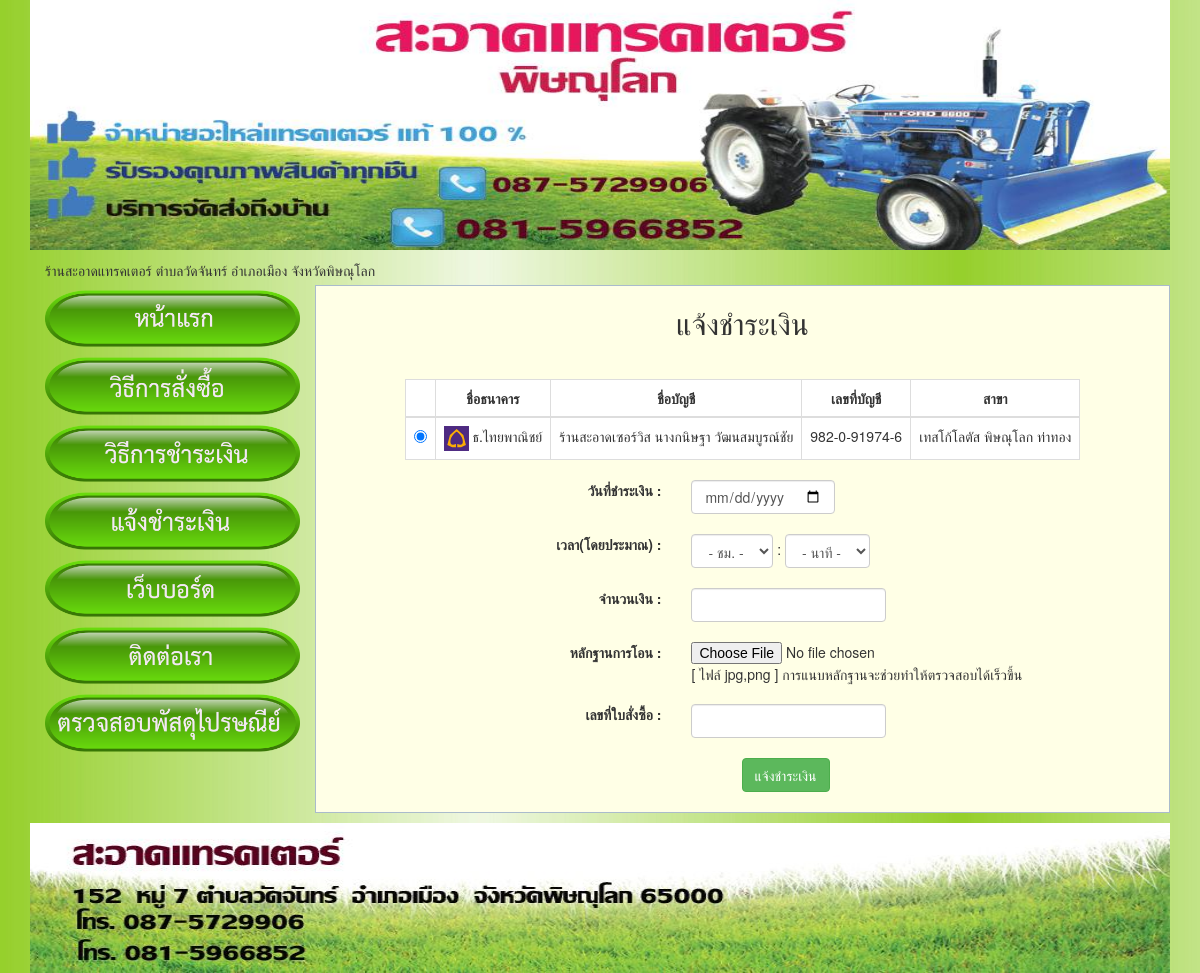
Screenshot of /informpayment.php with the database file from the repository.
### tables this page shows
CREATE TABLE `tb_infobank` (
  `id` int(11) NOT NULL,
  `title_bank` varchar(255) DEFAULT NULL,
  `name` varchar(255) DEFAULT NULL,
  `number_bank` varchar(255) DEFAULT NULL,
  `brach_bank` varchar(255) DEFAULT NULL,
  `tel` varchar(255) DEFAULT NULL
);

### informpayment.php (the view, shortened to what this page needs)
<?php
  include('template/header.php');
?>
<div class="row">
  <div class="col-md-12">
    <?php include('template/menu.php'); ?>
    <div class="col-md-9 text-center" style="background-color: #ffffe6; border: 1px solid #abc; margin-top: 5px;">
      <div class="col-md-12 text-center">
        <h2>แจ้งชำระเงิน</h2>
      </div>
      <form action="process/insert_formpayment.php" method="post" enctype="multipart/form-data" class="form-inline">
        <div class="form-group">
          <div class="col-md-12" style="margin-top: 30px;">
            <table class="table table-bordered">
              <thead>
                <tr>
                  <th></th>
                  <th>ชื่อธนาคาร</th>
                  <th>ชื่อบัญชี</th>
                  <th>เลขที่บัญชี</th>
                  <th>สาขา</th>
                </tr>
              </thead>
              <tbody>
                <?php
                  $sql = "SELECT * FROM tb_infobank";
                  $result = mysqli_query($conn, $sql);
                  while ($row = mysqli_fetch_array($result, MYSQL_ASSOC)) {
                    echo '
                      <tr>
                        <td><input type="radio" name="bank" value="'.$row['title_bank'].'" checked></td>
                        <td>';
                    if ($row['title_bank'] == 'ธ.กสิกรไทย') {
                      echo '<img src="template/images/icon/KBANK.jpg" style="height: 25px;">';
                    } else if ($row['title_bank'] == 'ธ.ไทยพาณิชย์') {
                      echo '<img src="template/images/icon/SCB.jpg" style="height: 25px;">';
                    } else if ($row['title_bank'] == 'ธ.กรุงศรีอยุธยา') {
                      echo '<img src="template/images/icon/BAY.jpg" style="height: 25px;">';
                    } else if ($row['title_bank'] == 'ธ.กรุงไทย') {
                      echo '<img src="template/images/icon/KTB.jpg" style="height: 25px;">';
                    } else if ($row['title_bank'] == 'ธ.กรุงเทพ') {
                      echo '<img src="template/images/icon/BBL.jpg" style="height: 25px;">';
                    } else {
                      echo '<img src="template/images/icon/TMB.jpg" style="height: 25px;">';
                    }
                    echo '
                        '.$row['title_bank'].'
                        </td>
                        <td>'.$row['name'].'</td>
                        <td>'.$row['number_bank'].'</td>
                        <td>'.$row['brach_bank'].'</td>
                      </tr>
                    ';
                  }
                ?>
              </tbody>
            </table>
          </div>
        </div>
        <div class="col-md-12 form-group" style="margin-bottom: 20px;">
          <div class="col-md-offset-2 col-md-3 text-right">
            <label for="">วันที่ชำระเงิน : </label>
          </div>
          <div class="col-md-7 text-left">
            <input type="date" name="payment_date" class="form-control" required>
          </div>
        </div>
        <div class="col-md-12 form-group" style="margin-bottom: 20px;">
          <div class="col-md-offset-2 col-md-3 text-right">
            <label for="">เวลา(โดยประมาณ) : </label>
          </div>
          <div class="col-md-7 text-left">
            <select class="form-control" name="hour">
              <option>- ชม. -</option>
            </select> :
            <select class="form-control" name="minute">
              <option>- นาที -</option>
            </select>
          </div>
        </div>
        <div class="col-md-12 form-group" style="margin-bottom: 20px;">
          <div class="col-md-offset-2 col-md-3 text-right">
            <label for="">จำนวนเงิน : </label>
          </div>
          <div class="col-md-7 text-left">
            <input type="text" name="price" class="form-control" required>
          </div>
        </div>
        <div class="col-md-12 form-group" style="margin-bottom: 20px;">
          <div class="col-md-offset-2 col-md-3 text-right">
            <label for="">หลักฐานการโอน : </label>
          </div>
          <div class="col-md-7 text-left">
            <input type="file" name="fileUpload">[ ไฟล์ jpg,png ] การแนบหลักฐานจะช่วยทำให้ตรวจสอบได้เร็วขึ้น
          </div>
        </div>
        <div class="col-md-12 form-group" style="margin-bottom: 20px;">
          <div class="col-md-offset-2 col-md-3 text-right">
            <label for="">เลขที่ใบสั่งซื้อ : </label>
          </div>
          <div class="col-md-7 text-left">
            <input type="text" name="number_order" class="form-control" required>
          </div>
        </div>
        <div class="col-md-12 form-group" style="margin-bottom: 20px;">
          <div class="col-md-offset-1 col-md-11">
            <button type="submit" class="btn btn-success" style="margin-left: 20px;">แจ้งชำระเงิน</button>
          </div>
        </div>
      </div>
  </div>
</div>
<?php include('template/footer.php'); ?>

### template/header.php (style rules this page uses)
tr th { text-align: center; background-color: #FFF; }
tr td { text-align: center; background-color: #FFF; }

### rows the page displays
tb_infobank: title_bank "ธ.ไทยพาณิชย์", name "ร้านสะอาดเซอร์วิส นางกนิษฐา วัฒนสมบูรณ์ชัย", number_bank "982-0-91974-6", brach_bank "เทสโก้โลตัส พิษณุโลก ท่าทอง"
